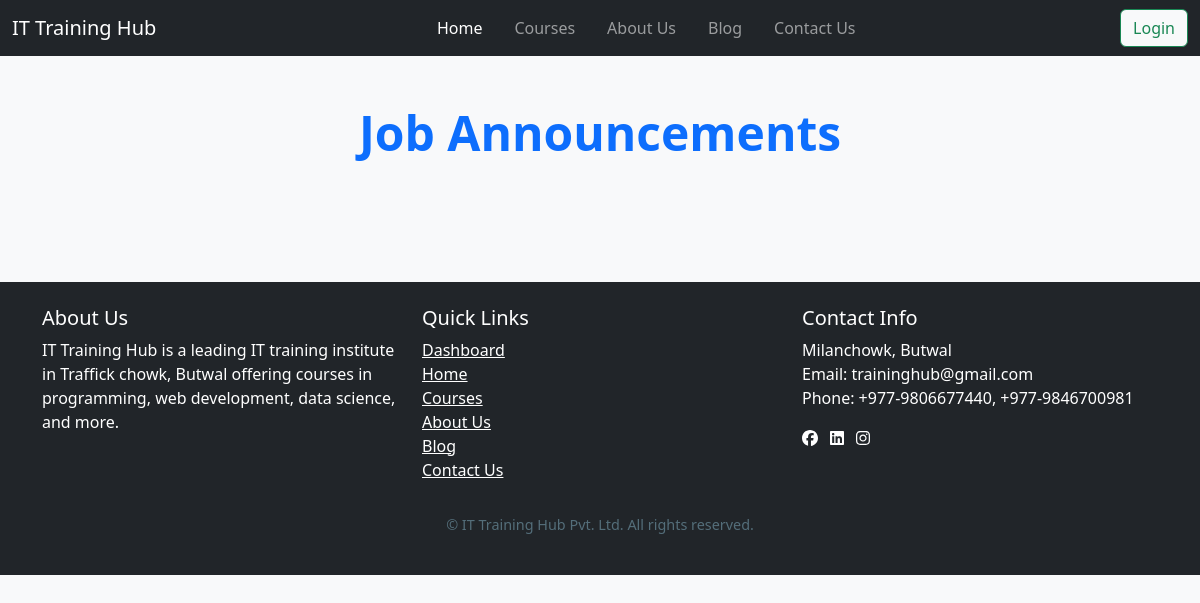
/student/job_announcement/, run on an earlier commit of the app's database.
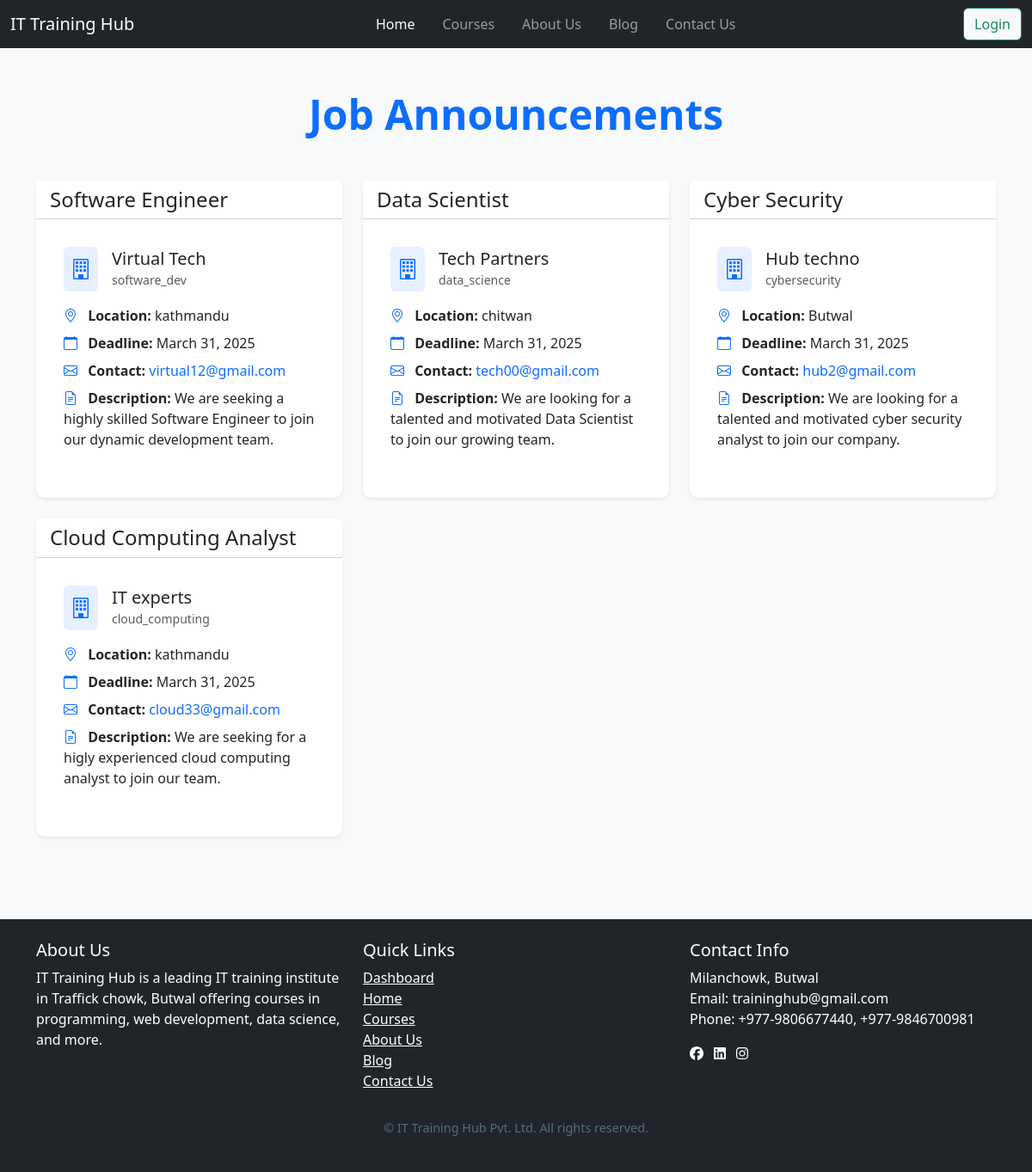
And on a later commit of the database.
### studentapp/models.py (models this page shows, shortened)
class JobAnnouncement(models.Model):
    JOB_TYPE_CHOICES = [
        ('fulltime', 'Full-Time'),
        ('shorttime', 'Short-Time'),
    ]
    CATEGORY_CHOICES = [
        ('software_dev', 'Software Development'),
        ('data_science', 'Data Science'),
        ('cybersecurity', 'Cybersecurity'),
        ('networking', 'Networking & Infrastructure'),
        ('ai_ml', 'AI & Machine Learning'),
        ('cloud_computing', 'Cloud Computing'),
        ('it_support', 'IT Support & Administration'),
        ('other', 'Other'),
    ]
    title = models.CharField(max_length=255)
    company = models.CharField(max_length=255)
    category = models.CharField(max_length=50, choices=CATEGORY_CHOICES, default='other')
    location = models.CharField(max_length=255)
    description = models.TextField()
    job_type = models.CharField(max_length=10, choices=JOB_TYPE_CHOICES, default='fulltime')
    posted_at = models.DateTimeField(auto_now_add=True)
    application_deadline = models.DateField()
    email = models.EmailField()

### studentapp/views.py (the view)
# urls.py: path("job_announcement/", job_announcement, name='job_announcement'),
def job_announcement(request):
    jobs = JobAnnouncement.objects.all()
    return render(request, 'dashboard/job.html',{'jobs':jobs})

### studentapp/templates/dashboard/job.html
{% extends 'base2.html' %}
{% load static %}
{% block content %}
<section class="job-opportunities py-5 bg-light">
  <div class="container">
    <div class="text-center mb-5">
      <h2 class="display-5 fw-bold text-primary">Job Announcements</h2>
    </div>
    <div class="row g-4">
      {% for job in jobs %}
      <div class="col-md-6 col-lg-4">
        <div class="card h-100 border-0 shadow-sm hover-shadow">
          <div class="card-header bg-white">
            <h4 class="mb-0">{{ job.title }}</h4>
          </div>
          <div class="card-body">
            <div class="d-flex align-items-center mb-3">
              <div class="bg-primary bg-opacity-10 p-2 rounded me-3">
                <i class="bi bi-building text-primary fs-4"></i>
              </div>
              <div>
                <h5 class="mb-0">{{ job.company }}</h5>
                <small class="text-muted">{{ job.category }}</small>
              </div>
            </div>
            <ul class="list-unstyled mb-4">
              <li class="mb-2">
                <i class="bi bi-geo-alt me-2 text-primary"></i>
                <strong>Location:</strong> {{ job.location }}
              </li>
              <li class="mb-2">
                <i class="bi bi-calendar me-2 text-primary"></i>
                <strong>Deadline:</strong> {{ job.application_deadline|date:"F j, Y" }}
              </li>
              <li class="mb-2">
                <i class="bi bi-envelope me-2 text-primary"></i>
                <strong>Contact:</strong>
                <a href="mailto:{{ job.email }}?subject={{ 'Application for ' |add:job.title|urlencode }}"
                  class="text-primary text-decoration-none">
                  {{ job.email }}
                </a>
              </li>
              <li class="mb-2">
                <i class="bi bi-file-earmark-text me-2 text-primary"></i>
                <strong>Description:</strong> {{ job.description|truncatewords:20 }}
              </li>
            </ul>
          </div>
        </div>
      </div>
      {% endfor %}
    </div>
  </div>
</section>
{% endblock %}

What changed in the data, as far as the page shows it:
added JobAnnouncement: title "Software Engineer", company "Virtual Tech", category "software_dev", location "kathmandu", application_deadline "March 31, 2025", email "virtual12@gmail.com", description "We are seeking a highly skilled Software Engineer to join our dynamic development team."
added JobAnnouncement: title "Data Scientist", company "Tech Partners", category "data_science", location "chitwan", application_deadline "March 31, 2025", email "tech00@gmail.com", description "We are looking for a talented and motivated Data Scientist to join our growing team."
added JobAnnouncement: title "Cyber Security", company "Hub techno", category "cybersecurity", location "Butwal", application_deadline "March 31, 2025", email "hub2@gmail.com", description "We are looking for a talented and motivated cyber security analyst to join our company."
added JobAnnouncement: title "Cloud Computing Analyst", company "IT experts", category "cloud_computing", location "kathmandu", application_deadline "March 31, 2025", email "cloud33@gmail.com", description "We are seeking for a higly experienced cloud computing analyst to join our team."
